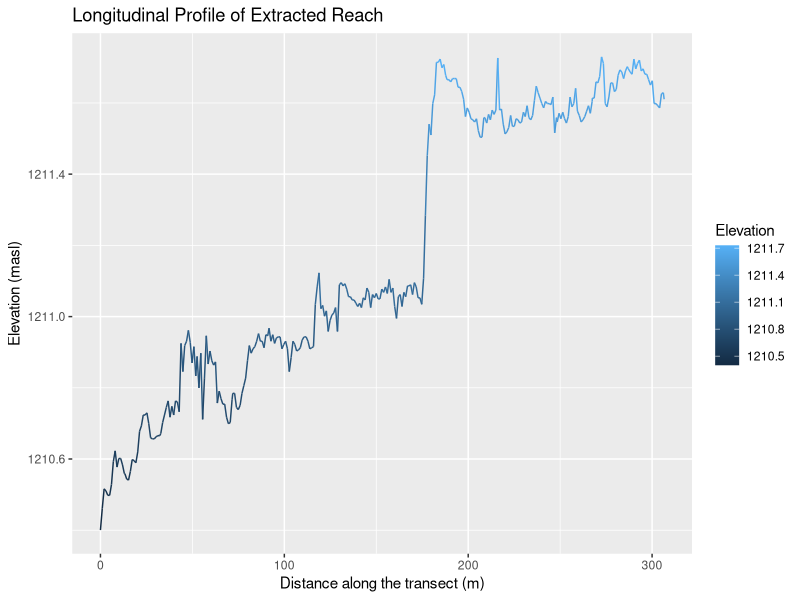
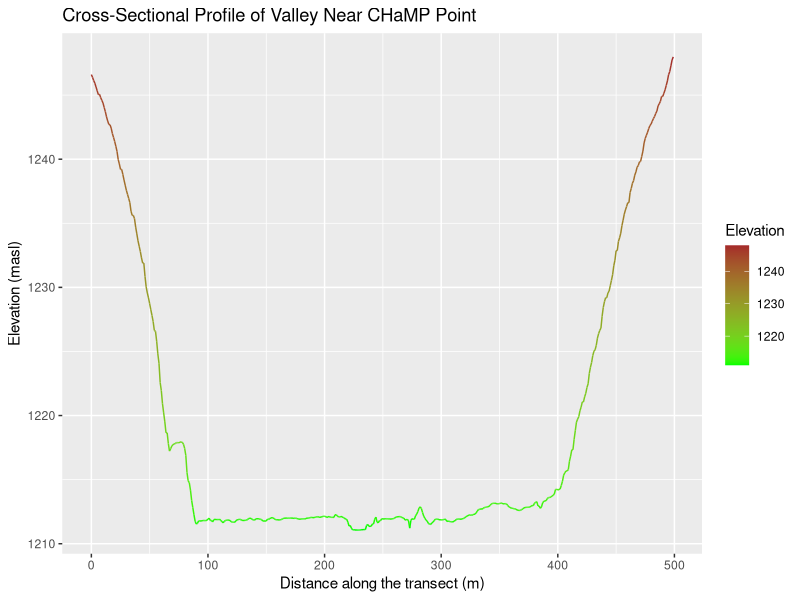
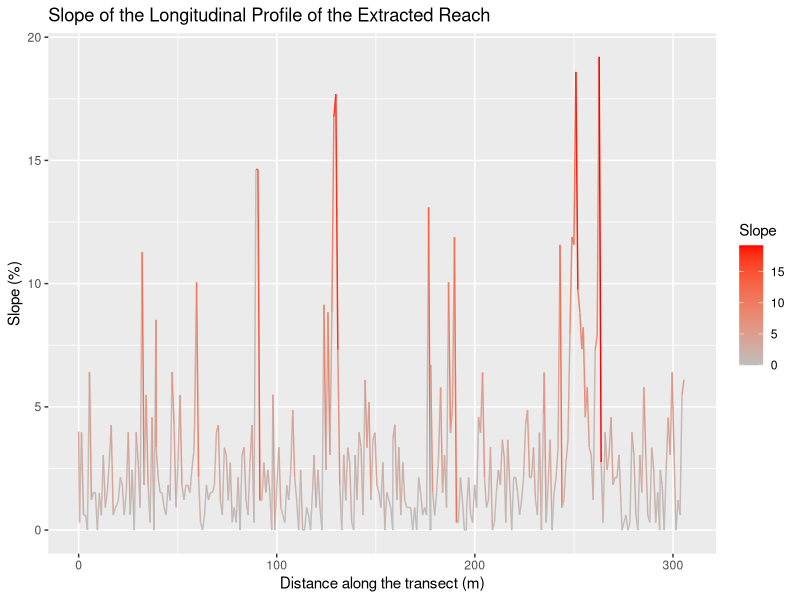
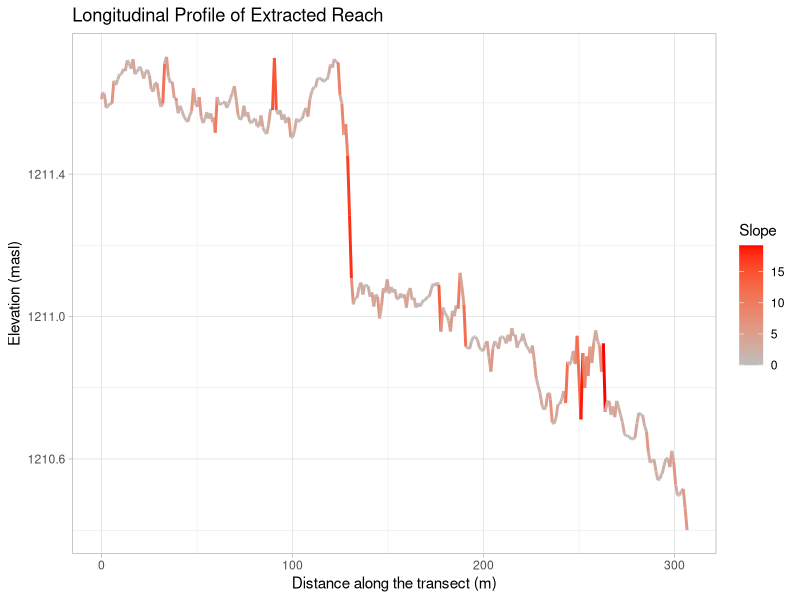
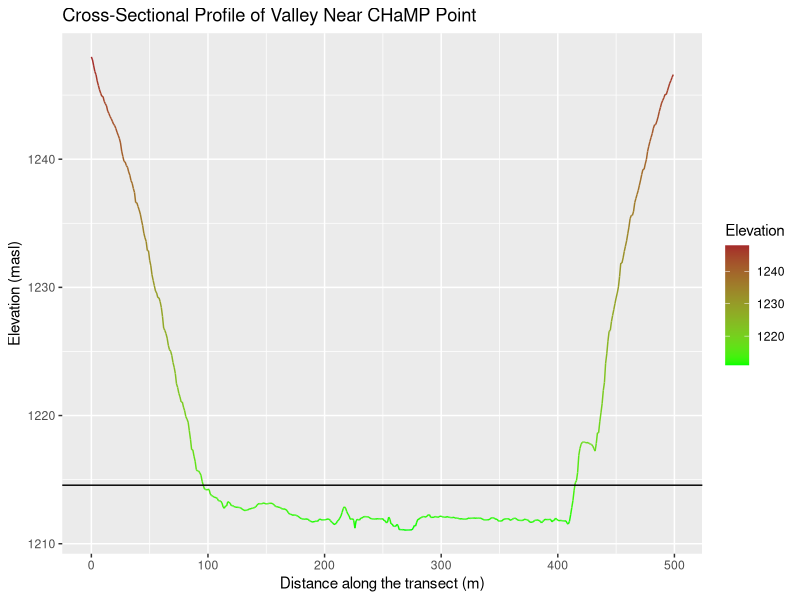
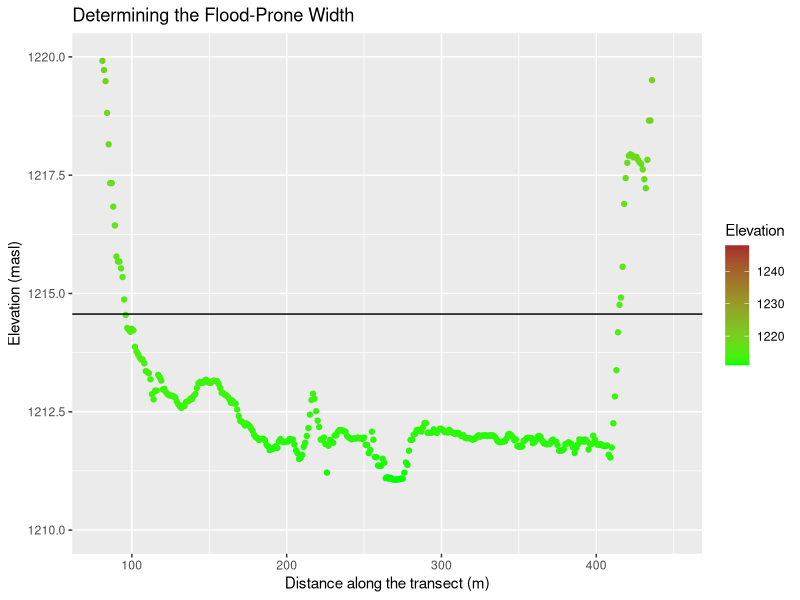

These figures' R source, in order:
## ---- chunk 1
# The purpose of this chunk is to load the necessary packages.
require(ggplot2) #This package is for data visualization.
require(dplyr) #This package allows users to run sequential commands to manipulate and process your data.
## ---- chunk 2
# The purpose of this chunk is to load the necessary data, and is designed to input text files created by the r.profile tool in GRASS
CrossProf <- read.csv("../../data/derived/public/crossprof2.txt", header=FALSE, sep = " ", col.names=c("Junk","Distance","Elevation"))[c(2,3)]
LongProf <- read.csv("../../data/derived/public/longprof2.txt", header=FALSE, sep = " ", col.names=c("Junk","Distance","Elevation"))[c(2,3)]
## ---- chunk 3
# The purpose of this chunk is to visualize our datasets using the ggplot2 package.This chunk is set up so that your variables do not need to be specified and the chunk can just be run.

ggplot(LongProf) + # This sets the variable (data frame) we will be plotting.
       aes(x = Distance, y = Elevation, color = Elevation) + # This provides the axes designations and how to color the data.
       geom_line() + # This tells ggplot2 to make a line graph. geom_line could be changed to geom_point without issue.
       labs(x = "Distance along the transect (m)", y = "Elevation (masl)", title = "Longitudinal Profile of Extracted Reach")
# This sets the axes labels and title of the plot.

ggplot(CrossProf) +
       aes(x = Distance, y = Elevation, color = Elevation) +
       geom_line() +
       scale_color_gradient(low = "green", high = "brown") + # This establishes a color gradient between green and brown to color the data.
       labs(x = "Distance along the transect (m)", y = "Elevation (masl)", title = "Cross-Sectional Profile of Valley Near CHaMP Point")
## ---- chunk 4
#run this codeblock if the Cross-sectional profile looked backwards, then rerun the graphing codeblock above
maxd <- max(CrossProf$Distance, na.rm=TRUE) #finds maximum distance
CrossProf$Distance <- maxd-CrossProf$Distance  #inverts distance axis by subtracting distances from max

## ---- chunk 5
#run this codeblock if the Longitudinal profile looked backwards, then rerun the graphing codeblock above
maxd <- max(LongProf$Distance, na.rm=TRUE) #finds maximum distance
LongProf$Distance <- maxd-LongProf$Distance  #inverts distance axis by subtracting distances from max
## ---- chunk 6
# The purpose of this chunk is to compute the slope of the longitudinal profile (between points) and the average slope 
LongProf <- LongProf %>% # The "%>%" is called "piping" and it essentially allows us to take the output of a function and sequentially feed it to the next argument. This is very useful for subsetting and tacking on new columns with output data!
  #group_by(Attempt) %>% # Here we are subsetting the data based on the attempt number (1-3). 
  mutate(Slope = (abs(((Elevation - lag(Elevation))/(Distance - lag(Distance))*100)))) # Create a column for slope (Change in Vertical Position/Change in Horizontal Position) with absolute values that is relative to the Attempt
         
ggplot(LongProf) +
       aes(x = Distance, y = Slope, color = Slope) +
       geom_line() +
       scale_color_gradient(low = "gray", high = "red") +
       labs(x = "Distance along the transect (m)", y = "Slope (%)", title = "Slope of the Longitudinal Profile of the Extracted Reach")

ggplot(LongProf) +
       aes(x = Distance, y = Elevation, color = Slope) +
       geom_line(size = 1) + # The "size" argument allows us to increase or decrease our point size.
       scale_color_gradient(low = "gray", high = "red") +
       theme_light() +
       labs(x = "Distance along the transect (m)", y = "Elevation (masl)", title = "Longitudinal Profile of Extracted Reach")
## ---- chunk 7
#The purpose of this chunk is to process our data for entry into the Rosgen Stream Classification scheme. This chunk can be run now, or it can be run during the Classification handout. The chunk reports the mean slope and gives you the necessary tools to determine the flood-prone area of the stream to calculate the entrenchment ratio.
LongProf %>%
  #group_by(Attempt) %>% 
  summarize(Slope = mean(Slope, na.rm = TRUE)) #This calculates the mean slope, based on the Attempt.

# Now we want to figure out the width of the flood-prone area.
DpthBf_Max <- 1.7499 # Insert the maximum bankfull depth from your point/reach of interest here, replacing the 8 left of the hash #

CrossProf[which.min(CrossProf$Elevation),] # This finds the minimum elevation, which should correspond to the lowest elevation in the stream channel, and reports the entire row. That part is essential! Double check the reported value with one of the plots you have made before to verify.
StreamElev <- min(CrossProf$Elevation) # This stores the minimum elevation that you found in the previous step.
MaxBFx2 <- 2 * (DpthBf_Max) # twice the maximum bankfull depth.
MaxBFx2Elev <- StreamElev + MaxBFx2 # This adds the elevation of the bottom of the stream to twice the bankfull depth, allowing you to get the elevation (above mean sea level) of that variable.

ggplot(CrossProf) +
       aes(x = Distance, y = Elevation, color = Elevation) +
       geom_line() +
       geom_hline(yintercept = MaxBFx2Elev) + # This adds a horizontal line at a prescribed location. In this case, we are drawing a line at twice the maximum bankfull depth.
       scale_color_gradient(low = "green", high = "brown") +
       labs(x = "Distance along the transect (m)", y = "Elevation (masl)", title = "Cross-Sectional Profile of Valley Near CHaMP Point")

ggplot(CrossProf) +
       aes(x = Distance, y = Elevation, color = Elevation) +
       geom_point() + # Point chosen here to allow easier determining of the width (points are horizontally spaced by 1 meter)
       geom_hline(yintercept = MaxBFx2Elev) +
       xlim(80,450) + # Sets the x-axis limits. Adjust this value as you zoom in to the correct area.
       ylim(1210,1220) + # Sets the y-axis limits. Adjust this value as you zoom in to the correct area.
       scale_color_gradient(low = "green", high = "brown") +
       labs(x = "Distance along the transect (m)", y = "Elevation (masl)", title = "Determining the Flood-Prone Width")

#Use the last plot, points, and horizontal line to get an approximate distance of the flood-prone area. Keep for your notes and to include in your classification and report.
